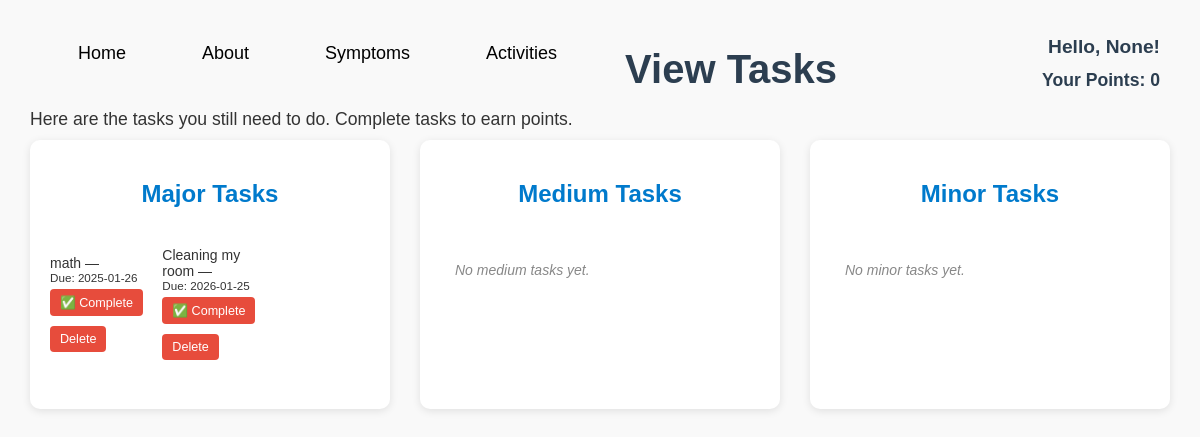
/viewtasks, run on an earlier commit of the app's database.
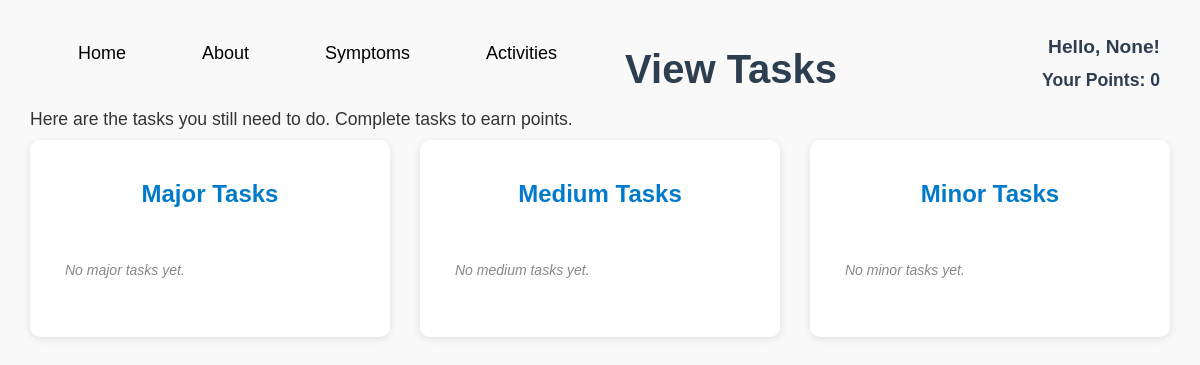
And on a later commit of the database.
### tables this page shows
CREATE TABLE tasks (
            id INTEGER PRIMARY KEY AUTOINCREMENT,
            name TEXT NOT NULL,
            date TEXT,
            importance TEXT NOT NULL,
            user TEXT
        , completed INTEGER DEFAULT 0, completed_at TEXT);

### app.py (the view, shortened to what this page needs)
@app.route('/viewtasks')
def view_tasks():
    tasks = get_tasks_grouped()
    username = session.get('user') if session else None
    points = 0
    return render_template('viewtasks.html', tasks=tasks, username=username, points=points)

### app.py (called while the page is built)
def get_db_conn():
    conn = sqlite3.connect(DB_PATH)
    conn.row_factory = sqlite3.Row
    return conn

### templates/viewtasks.html (shortened to what this page needs)
<!DOCTYPE html>
<html lang="en">
<head>
  <link rel="stylesheet" href="{{ url_for('static', filename='activitiesstyle.css') }}">
</head>
<body>
  <div class="menu">
    <ul>
      <li><a href="{{ url_for('home') }}">Home</a></li>
      <li><a href="{{ url_for('about') }}">About</a></li>
      <li><a href="{{ url_for('symptoms') }}">Symptoms</a></li>
      <li><a href="{{ url_for('activities') }}">Activities</a></li>
    </ul>
  </div>
  <div class="front">
    <h1>View Tasks</h1>
    <p class="description">Here are the tasks you still need to do. Complete tasks to earn points.</p>
  </div>
  <div style="max-width:700px; margin:24px auto;">
    <h2 id="greeting"> Hello, {{ username }}!</h2>
    <h3 id="points">Your Points: {{ points }}</h3>
  </div>
  <div class="task-sections">
    <div class="task-section">
      <h2>Major Tasks</h2>
      <ul>
        {% for task in tasks['Major'] %}
        <li>
          {{ task.name }} — <small>Due: {{ task.date }}</small>
          <form action="{{ url_for('complete_task', importance='Major', task_index=loop.index0) }}" method="post" style="display:inline;">
            <button type="submit">✅ Complete</button>
          </form>
          <form action="{{ url_for('delete_task', importance='Major', task_index=loop.index0) }}" method="post" style="display:inline;">
            <button type="submit">Delete</button>
          </form>
        </li>
        {% else %}
        <li class="empty">No major tasks yet.</li>
        {% endfor %}
      </ul>
    </div>
    <div class="task-section">
      <h2>Medium Tasks</h2>
      <ul>
        {% for task in tasks['Medium'] %}
        <li>
          {{ task.name }} — <small>Due: {{ task.date }}</small>
          <form action="{{ url_for('complete_task', importance='Medium', task_index=loop.index0) }}" method="post" style="display:inline;">
            <button type="submit">✅ Complete</button>
          </form>
          <form action="{{ url_for('delete_task', importance='Medium', task_index=loop.index0) }}" method="post" style="display:inline;">
            <button type="submit">Delete</button>
          </form>
        </li>
        {% else %}
        <li class="empty">No medium tasks yet.</li>
        {% endfor %}
      </ul>
    </div>
    <div class="task-section">
      <h2>Minor Tasks</h2>
      <ul>
        {% for task in tasks['Minor'] %}
        <li>
          {{ task.name }} — <small>Due: {{ task.date }}</small>
          <form action="{{ url_for('complete_task', importance='Minor', task_index=loop.index0) }}" method="post" style="display:inline;">
            <button type="submit">✅ Complete</button>
          </form>
          <form action="{{ url_for('delete_task', importance='Minor', task_index=loop.index0) }}" method="post" style="display:inline;">
            <button type="submit">Delete</button>
          </form>
        </li>
        {% else %}
        <li class="empty">No minor tasks yet.</li>
        {% endfor %}
      </ul>
    </div>
  </div>
</body>
</html>

What changed in the data, as far as the page shows it:
no longer on this page (row edited): tasks: name "math", date "2025-01-26"
no longer on this page (row edited): tasks: name "Cleaning my room", date "2026-01-25"
Also different on the page:
text now shown: "No major tasks yet."
